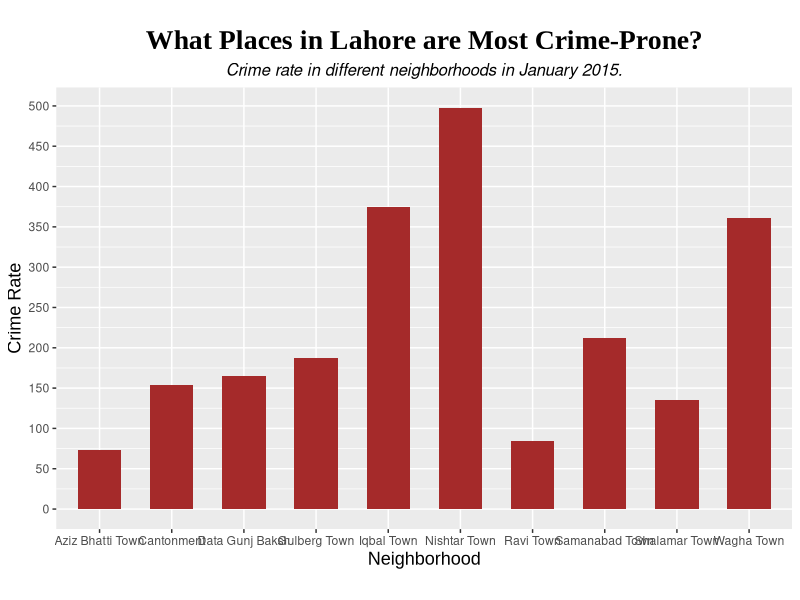
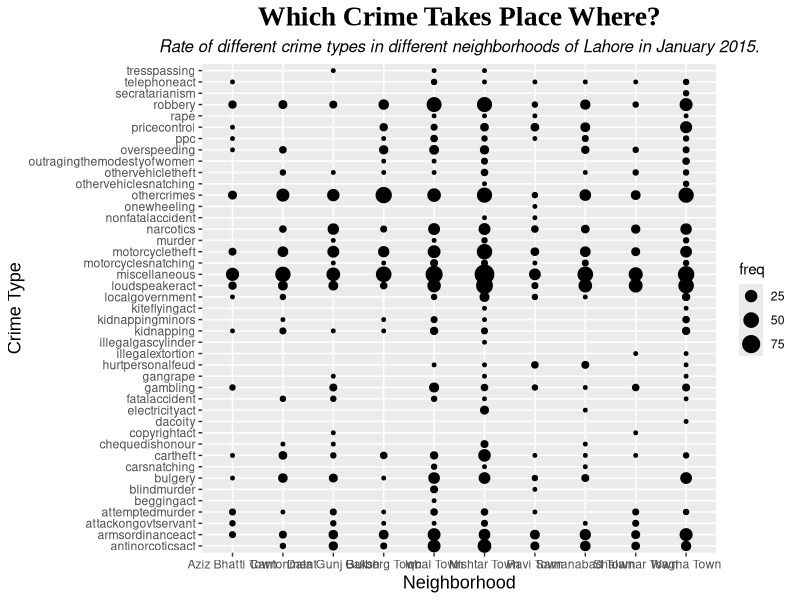
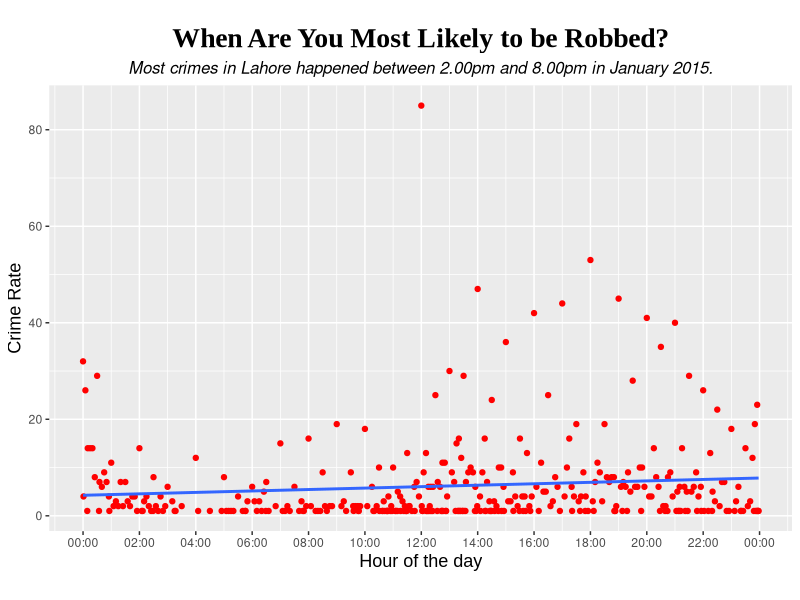
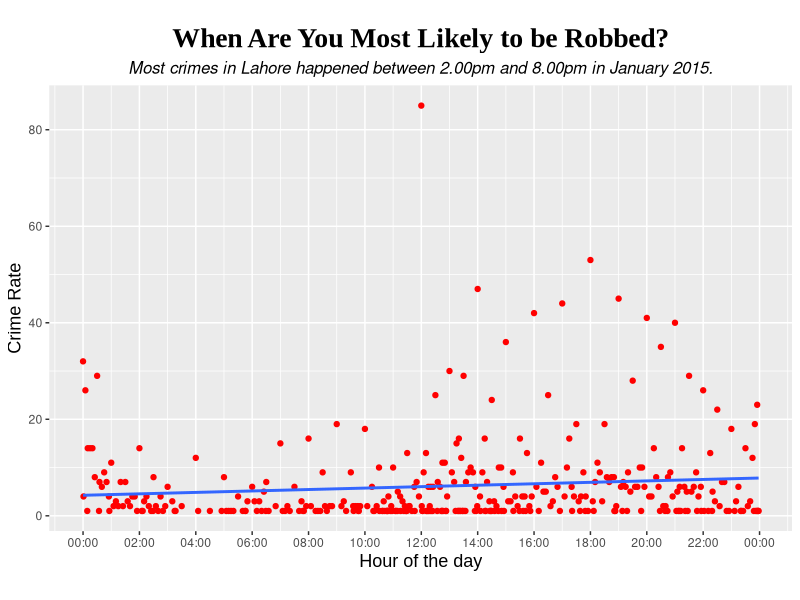

The R script that drew these images, in order:
library("dplyr")
library("readr")
library("ggplot2")
library("lubridate")

# reading the data
FIR_2015_data <- read_csv("Data/Full_FIR_Details_2015(1).csv")
FIR_2015_data

class(FIR_2015_data) # a class of tibble
dim(FIR_2015_data) # 2243 rows and 6 columns

# rename a variable name
colnames(FIR_2015_data)[1] <- "Neighborhood"

# Common themes for axes

t_title <- theme(plot.title = element_text(family="Times New Roman", face="bold", size=20, hjust=0.5))
t_axis <- theme(axis.title = element_text(family = "Arial",size=13))
t_subtitle <- theme(plot.subtitle=element_text(size=12, hjust=0.5, face="italic", color="black"))

# Graph 1: plot the count of number of total crimes in different neighborhoods

by_neighborhood <- group_by(FIR_2015_data, Neighborhood, `Crime Type`)
summ_crimes_by_neighborhood <-  summarise(by_neighborhood, freq = n())
summ_crimes_by_neighborhood

ggplot(data=summ_crimes_by_neighborhood, aes(x = Neighborhood, y= freq)) + 
  geom_bar(stat="identity", width=0.6, fill="brown") +
  theme(aspect.ratio = .6) +
  scale_y_continuous(breaks = (seq(0, 500, by = 50))) +
  labs(title = "What Places in Lahore are Most Crime-Prone?", x = "Neighborhood", y = "Crime Rate", subtitle="Crime rate in different neighborhoods in January 2015.") +
  t_title + t_axis + t_subtitle
  

# Graph 2: plot the number of crimes by neighborhoods and crime type

ggplot(data=summ_crimes_by_neighborhood, aes(x = Neighborhood, y = `Crime Type`, size = freq)) + 
  geom_point() +
  labs(title = "Which Crime Takes Place Where?", x = "Neighborhood", y = "Crime Type", subtitle="Rate of different crime types in different neighborhoods of Lahore in January 2015.") +
  t_title + t_axis + t_subtitle


# Graph 3: plot each crime incidence according to its hour

by_time <- group_by(FIR_2015_data, Time) 
summ_times <- summarise(by_time, freq = n())
summ_times

summ_times$Time <- as.POSIXct(summ_times$Time, format="%H%M%S")

ggplot(summ_times, aes(Time, freq)) + geom_point(size=1.5, color="red") + 
  geom_smooth(method = "lm", se = FALSE) +
  theme(aspect.ratio = .6) +
  scale_x_datetime(date_breaks=("2 hour"), date_labels=("%H:%M")) +
  labs(title = "When Are You Most Likely to be Robbed?", x = "Hour of the day", y = "Crime Rate", subtitle="Most crimes in Lahore happened between 2.00pm and 8.00pm in January 2015.") + 
  t_title + t_axis + t_subtitle

ggsave('myplot2.pdf', width = 12, height = 16, device = cairo_pdf, dpi=300)

# Graph 4: heatmap

# change Date type and create a new variable called "Month"
FIR_2015_data$Date <- dmy(FIR_2015_data$Date)
FIR_2015_data$week_day <- wday(FIR_2015_data$Date)

# Fix the time to hours
FIR_2015_data$hour <- hour(FIR_2015_data$Time)



# summarise the count of crimes according to months
by_wday_crime_count <- FIR_2015_data %>% group_by(week_day, Time) %>% summarise(freq = n())
by_wday_crime_count


